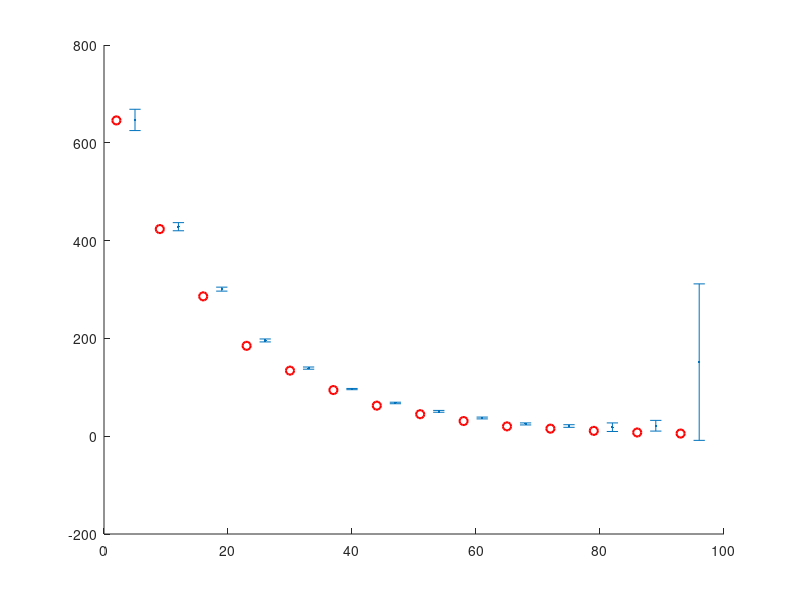

Here is the MATLAB script that generated this plot: (Note: this script raises an error after producing the figure.)
%% ISMRM23 Figure2 abs1
clear all
cd('Github\Examples\ISMRM23')
load('originalValues_tests.mat')

%% Get data
% T2 values
TV     = Table1S1(:,1); % True values
T2_200 = Table1S1(:,2); 
T2_45  = Table1S1(:,4);
T2_8   = Table1S1(:,6);

% error associated
errT2_200 = Table1S1(:,3);
errT2_45  = Table1S1(:,5);
errT2_8   = Table1S1(:,7);

% (%) of how close to real value
percT2_200 = (abs(TV-T2_200))./TV*100;
percT2_45 = (abs(TV-T2_45))./TV*100;
percT2_8 = (abs(TV-T2_8))./TV*100;

% error associated
err_percT2_200 = Table1S1(:,3)./TV*100;
err_percT2_45  = Table1S1(:,5)./TV*100;
err_percT2_8   = Table1S1(:,7)./TV*100;

%% Value closeness
% % T2est = figure()
% % plot(TV,'r','linewidth',2)
% % hold on
% % errorbar(T2_200,errT2_200)
% % errorbar(T2_45,errT2_45)
% % errorbar(T2_8,errT2_8)
% % hold on
% % title('True value VS Estimations','FontSize',20)
% % xlabel('Vials','FontSize',15)
% % ylabel('T2 (ms)','FontSize',15)
% % ylim([-5 650])
% % xlim([0.4 14.5])
% % % % plot([-0.5 14.5],[0 0],'k:','LineWidth',1)
% % legend('True Values','T_2 opt. 200ms','T_2 opt. 45ms','T_2 opt. 8ms','Location','northeast','FontSize',15)
% % xticks([0:14])
% % 
% % saveas(T2est,['Fig2a_abs1_ismrm23.png'])

%% Percentage plot
% % percent_erro = figure()
% % % % errorbar(percT2_200,log(err_percT2_200),'linewidth',2)
% % errorbar(percT2_200,log(err_percT2_200),'.','linewidth',2,'MarkerSize',12)
% % hold on
% % % % errorbar(percT2_45,log(err_percT2_45),'linewidth',2)
% % % % errorbar(percT2_8,log(err_percT2_8),'linewidth',2)
% % errorbar(percT2_45,log(err_percT2_45),'.','linewidth',2,'MarkerSize',12)
% % errorbar(percT2_8,log(err_percT2_8),'.','linewidth',2,'MarkerSize',12)
% % title('% Bias relative to Reference','FontSize',20)
% % xlabel('Vials','FontSize',15)
% % ylabel('% of True value','FontSize',15)
% % ylim([-5 105])
% % xlim([0.4 14.5])
% % plot([-0.5 14.5],[0 0],'k:','LineWidth',1.5)
% % plot([-0.5 14.5],[10 10],'r:','LineWidth',1.5)
% % legend('T_2 opt. 200ms','T_2 opt. 45ms','T_2 opt. 8ms','Zero Line','10% Line','Location','northwest','FontSize',15)
% % xticks([0:14])
% % 
% % saveas(percent_erro,['Fig2b_abs1_ismrm23.png'])

%% FIg 2 a - test - Value closeness

T2est = figure()

ylowerBound = -5;
yUpperBound = 750;

x0  = 1:7:size(percT2_200,1)*7;
x1  = x0+1;
x2  = x0+2;
x3  = x0+3;
x4  = x0+4;
x5  = x0+5;

scatter(x1,TV,'r','linewidth',1.5)
hold on
errorbar(x4,T2_200,(errT2_200),'.','MarkerSize',12,'linewidth',1.5)
errorbar(x3,T2_45,(errT2_45),'.','MarkerSize',12,'linewidth',1.5)
errorbar(x2,T2_8,(errT2_8),'.','MarkerSize',12,'linewidth',1.5)

hold on
title('True value VS Estimations','FontSize',20)
xlabel('Vials','FontSize',15)
ylabel('T2 (ms)','FontSize',15)
ylim([ylowerBound yUpperBound])
xlim([0.4 97.5])
% % plot([-0.5 14.5],[0 0],'k:','LineWidth',1)
xticks([3:7:97])
xticklabels({'1','2','3','4','5','6','7','8','9','10','11','12','13','14'})
for i=1:14
    xx = [x0(i) x5(i) x5(i) x0(i)];
    yy = [ylowerBound ylowerBound yUpperBound yUpperBound];
    patch(xx,yy,'green','FaceAlpha',.03)
end
legend('True Values','T_2 opt. 200ms','T_2 opt. 45ms','T_2 opt. 8ms','Location','northeast','FontSize',15)


saveas(T2est,['Fig2a_NEW_abs1_ismrm23.png'])


%% FIg 2 b - test - Percentage plot

ylowerBound = -1;
yUpperBound = 105;

x0  = 1:6:size(percT2_200,1)*6;
x1  = x0+1;
x2  = x0+2;
x3  = x0+3;
x4  = x0+4;

percent_erro = figure()
errorbar(x3,percT2_200,(err_percT2_200),'.','MarkerSize',12,'linewidth',1.5)
hold on
errorbar(x2,percT2_45,(err_percT2_45),'.','MarkerSize',12,'linewidth',1.5)
errorbar(x1,percT2_8,(err_percT2_8),'.','MarkerSize',12,'linewidth',1.5)

% plot(x4,zeros1,'b','.')
ylim([ylowerBound yUpperBound])

hold on
for i=1:14
    xx = [x0(i) x4(i) x4(i) x0(i)];
    yy = [ylowerBound ylowerBound yUpperBound yUpperBound];
    patch(xx,yy,'blue','FaceAlpha',.05)
end

title('% Bias relative to Reference','FontSize',20)
xlabel('Vials','FontSize',15)
ylabel('% of True value','FontSize',15)
ylim([-5 105])
plot([-0.5 83.5],[0 0],'k:','LineWidth',1.5)
plot([-0.5 83.5],[10 10],'r:','LineWidth',1.5)
legend('T_2 opt. 200ms','T_2 opt. 45ms','T_2 opt. 8ms','Location','northwest','FontSize',15)
xticks([3:6:83])
xticklabels({'1','2','3','4','5','6','7','8','9','10','11','12','13','14'})

saveas(percent_erro,['Fig2b_NEW_abs1_ismrm23.png'])
